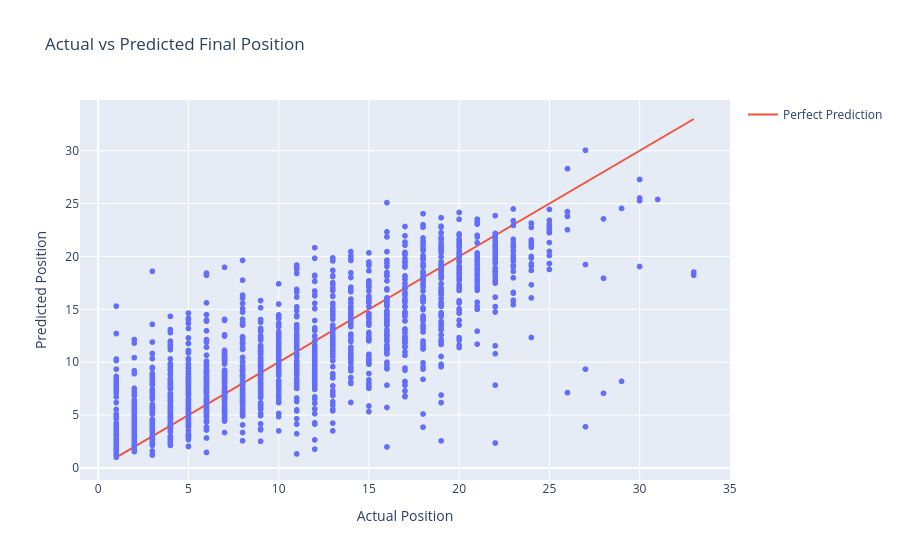

Here is the notebook cell this chart was saved with:
### Code cell
# Train Random Forest model
rf_model = RandomForestRegressor(n_estimators=100, random_state=42)
rf_model.fit(X_train_scaled, y_train)

# Predictions
y_pred = rf_model.predict(X_test_scaled)

# Evaluation
mae = mean_absolute_error(y_test, y_pred)
mse = mean_squared_error(y_test, y_pred)
rmse = np.sqrt(mse)
r2 = r2_score(y_test, y_pred)

print(f'MAE: {mae:.2f}')
print(f'RMSE: {rmse:.2f}')
print(f'R²: {r2:.4f}')

# Actual vs Predicted plot
fig = px.scatter(x=y_test, y=y_pred, title='Actual vs Predicted Final Position')
fig.add_trace(go.Scatter(x=[y_test.min(), y_test.max()], y=[y_test.min(), y_test.max()], mode='lines', name='Perfect Prediction'))
fig.update_layout(xaxis_title='Actual Position', yaxis_title='Predicted Position')
fig.write_image('../viz/actual_vs_predicted.png')
fig.show()

### Figure 1 — Plotly figure (JSON) as saved in the notebook; plotly's stock layout.template omitted (floating-point values rounded to 4 significant figures; data arrays with more than 128 entries replaced by an {"elided": "..."} marker saying what was removed)
{"data": [{"hovertemplate": "x=%{x}<br>y=%{y}<extra></extra>", "legendgroup": "", "marker": {"color": "#636efa", "symbol": "circle"}, "mode": "markers", "name": "", "showlegend": false, "type": "scattergl", "x": {"elided": "1520 int values"}, "xaxis": "x", "y": {"elided": "1520 float values"}, "yaxis": "y"}, {"mode": "lines", "name": "Perfect Prediction", "type": "scatter", "x": [1, 33], "y": [1, 33]}], "layout": {"legend": {"tracegroupgap": 0}, "title": {"text": "Actual vs Predicted Final Position"}, "xaxis": {"anchor": "y", "domain": [0, 1], "title": {"text": "Actual Position"}}, "yaxis": {"anchor": "x", "domain": [0, 1], "title": {"text": "Predicted Position"}}}}
